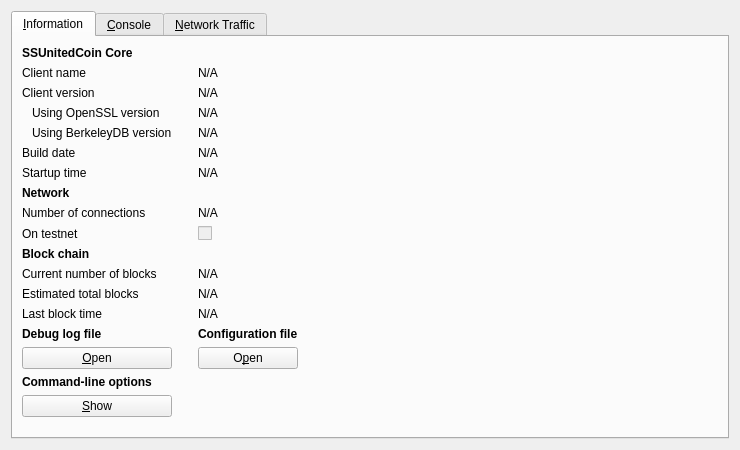
<?xml version="1.0" encoding="UTF-8"?>
<ui version="4.0">
 <class>RPCConsole</class>
 <widget class="QWidget" name="RPCConsole">
  <property name="geometry">
   <rect>
    <x>0</x>
    <y>0</y>
    <width>740</width>
    <height>450</height>
   </rect>
  </property>
  <property name="windowTitle">
   <string>SSUnitedCoin - Debug window</string>
  </property>
  <layout class="QVBoxLayout" name="verticalLayout_2">
   <item>
    <widget class="QTabWidget" name="tabWidget">
     <property name="currentIndex">
      <number>0</number>
     </property>
     <widget class="QWidget" name="tab_info">
      <attribute name="title">
       <string>&amp;Information</string>
      </attribute>
      <layout class="QGridLayout" name="gridLayout">
       <item row="15" column="2">
        <widget class="QLabel" name="labelConfigfile">
         <property name="font">
          <font>
           <weight>75</weight>
           <bold>true</bold>
          </font>
         </property>
         <property name="text">
          <string>Configuration file</string>
         </property>
        </widget>
       </item>
       <item row="13" column="2">
        <widget class="QLabel" name="lastBlockTime">
         <property name="cursor">
          <cursorShape>IBeamCursor</cursorShape>
         </property>
         <property name="text">
          <string>N/A</string>
         </property>
         <property name="textFormat">
          <enum>Qt::PlainText</enum>
         </property>
         <property name="textInteractionFlags">
          <set>Qt::LinksAccessibleByMouse|Qt::TextSelectableByKeyboard|Qt::TextSelectableByMouse</set>
         </property>
        </widget>
       </item>
       <item row="11" column="0">
        <widget class="QLabel" name="label_3">
         <property name="text">
          <string>Current number of blocks</string>
         </property>
        </widget>
       </item>
       <item row="11" column="2">
        <widget class="QLabel" name="numberOfBlocks">
         <property name="cursor">
          <cursorShape>IBeamCursor</cursorShape>
         </property>
         <property name="text">
          <string>N/A</string>
         </property>
         <property name="textFormat">
          <enum>Qt::PlainText</enum>
         </property>
         <property name="textInteractionFlags">
          <set>Qt::LinksAccessibleByMouse|Qt::TextSelectableByKeyboard|Qt::TextSelectableByMouse</set>
         </property>
        </widget>
       </item>
       <item row="17" column="0">
        <widget class="QLabel" name="labelCLOptions">
         <property name="font">
          <font>
           <weight>75</weight>
           <bold>true</bold>
          </font>
         </property>
         <property name="text">
          <string>Command-line options</string>
         </property>
        </widget>
       </item>
       <item row="16" column="0">
        <widget class="QPushButton" name="openDebugLogfileButton">
         <property name="toolTip">
          <string>Open the SSUnitedCoin debug log file from the current data directory. This can take a few seconds for large log files.</string>
         </property>
         <property name="text">
          <string>&amp;Open</string>
         </property>
         <property name="autoDefault">
          <bool>false</bool>
         </property>
        </widget>
       </item>
       <item row="15" column="0">
        <widget class="QLabel" name="labelDebugLogfile">
         <property name="font">
          <font>
           <weight>75</weight>
           <bold>true</bold>
          </font>
         </property>
         <property name="text">
          <string>Debug log file</string>
         </property>
        </widget>
       </item>
       <item row="18" column="3" rowspan="2">
        <spacer name="horizontalSpacer">
         <property name="orientation">
          <enum>Qt::Horizontal</enum>
         </property>
         <property name="sizeHint" stdset="0">
          <size>
           <width>404</width>
           <height>20</height>
          </size>
         </property>
        </spacer>
       </item>
       <item row="19" column="1">
        <spacer name="verticalSpacer">
         <property name="orientation">
          <enum>Qt::Vertical</enum>
         </property>
         <property name="sizeHint" stdset="0">
          <size>
           <width>20</width>
           <height>40</height>
          </size>
         </property>
        </spacer>
       </item>
       <item row="18" column="0">
        <widget class="QPushButton" name="showCLOptionsButton">
         <property name="toolTip">
          <string>Show the SSUnitedCoin-Qt help message to get a list with possible SSUnitedCoin command-line options.</string>
         </property>
         <property name="text">
          <string>&amp;Show</string>
         </property>
         <property name="autoDefault">
          <bool>false</bool>
         </property>
        </widget>
       </item>
       <item row="13" column="0">
        <widget class="QLabel" name="label_2">
         <property name="text">
          <string>Last block time</string>
         </property>
        </widget>
       </item>
       <item row="7" column="0">
        <widget class="QLabel" name="label_11">
         <property name="font">
          <font>
           <weight>75</weight>
           <bold>true</bold>
          </font>
         </property>
         <property name="text">
          <string>Network</string>
         </property>
        </widget>
       </item>
       <item row="6" column="2">
        <widget class="QLabel" name="startupTime">
         <property name="cursor">
          <cursorShape>IBeamCursor</cursorShape>
         </property>
         <property name="text">
          <string>N/A</string>
         </property>
         <property name="textFormat">
          <enum>Qt::PlainText</enum>
         </property>
         <property name="textInteractionFlags">
          <set>Qt::LinksAccessibleByMouse|Qt::TextSelectableByKeyboard|Qt::TextSelectableByMouse</set>
         </property>
        </widget>
       </item>
       <item row="6" column="0">
        <widget class="QLabel" name="label_13">
         <property name="text">
          <string>Startup time</string>
         </property>
        </widget>
       </item>
       <item row="9" column="0">
        <widget class="QLabel" name="label_8">
         <property name="text">
          <string>On testnet</string>
         </property>
        </widget>
       </item>
       <item row="8" column="2">
        <widget class="QLabel" name="numberOfConnections">
         <property name="cursor">
          <cursorShape>IBeamCursor</cursorShape>
         </property>
         <property name="text">
          <string>N/A</string>
         </property>
         <property name="textFormat">
          <enum>Qt::PlainText</enum>
         </property>
         <property name="textInteractionFlags">
          <set>Qt::LinksAccessibleByMouse|Qt::TextSelectableByKeyboard|Qt::TextSelectableByMouse</set>
         </property>
        </widget>
       </item>
       <item row="8" column="0">
        <widget class="QLabel" name="label_7">
         <property name="text">
          <string>Number of connections</string>
         </property>
        </widget>
       </item>
       <item row="10" column="0">
        <widget class="QLabel" name="label_10">
         <property name="font">
          <font>
           <weight>75</weight>
           <bold>true</bold>
          </font>
         </property>
         <property name="text">
          <string>Block chain</string>
         </property>
        </widget>
       </item>
       <item row="9" column="2">
        <widget class="QCheckBox" name="isTestNet">
         <property name="enabled">
          <bool>false</bool>
         </property>
         <property name="text">
          <string/>
         </property>
        </widget>
       </item>
       <item row="12" column="0">
        <widget class="QLabel" name="label_4">
         <property name="text">
          <string>Estimated total blocks</string>
         </property>
        </widget>
       </item>
       <item row="12" column="2">
        <widget class="QLabel" name="totalBlocks">
         <property name="cursor">
          <cursorShape>IBeamCursor</cursorShape>
         </property>
         <property name="text">
          <string>N/A</string>
         </property>
         <property name="textFormat">
          <enum>Qt::PlainText</enum>
         </property>
         <property name="textInteractionFlags">
          <set>Qt::LinksAccessibleByMouse|Qt::TextSelectableByKeyboard|Qt::TextSelectableByMouse</set>
         </property>
        </widget>
       </item>
       <item row="2" column="2">
        <widget class="QLabel" name="clientVersion">
         <property name="cursor">
          <cursorShape>IBeamCursor</cursorShape>
         </property>
         <property name="text">
          <string>N/A</string>
         </property>
         <property name="textFormat">
          <enum>Qt::PlainText</enum>
         </property>
         <property name="textInteractionFlags">
          <set>Qt::LinksAccessibleByMouse|Qt::TextSelectableByKeyboard|Qt::TextSelectableByMouse</set>
         </property>
        </widget>
       </item>
       <item row="4" column="0">
        <widget class="QLabel" name="label_berkeleyDBVersion">
         <property name="text">
          <string>Using BerkeleyDB version</string>
         </property>
         <property name="indent">
          <number>10</number>
         </property>
        </widget>
       </item>
       <item row="3" column="0">
        <widget class="QLabel" name="label_14">
         <property name="text">
          <string>Using OpenSSL version</string>
         </property>
         <property name="indent">
          <number>10</number>
         </property>
        </widget>
       </item>
       <item row="3" column="2">
        <widget class="QLabel" name="openSSLVersion">
         <property name="cursor">
          <cursorShape>IBeamCursor</cursorShape>
         </property>
         <property name="text">
          <string>N/A</string>
         </property>
         <property name="textFormat">
          <enum>Qt::PlainText</enum>
         </property>
         <property name="textInteractionFlags">
          <set>Qt::LinksAccessibleByMouse|Qt::TextSelectableByKeyboard|Qt::TextSelectableByMouse</set>
         </property>
        </widget>
       </item>
       <item row="4" column="2">
        <widget class="QLabel" name="berkeleyDBVersion">
         <property name="cursor">
          <cursorShape>IBeamCursor</cursorShape>
         </property>
         <property name="text">
          <string>N/A</string>
         </property>
         <property name="textFormat">
          <enum>Qt::PlainText</enum>
         </property>
         <property name="textInteractionFlags">
          <set>Qt::LinksAccessibleByMouse|Qt::TextSelectableByKeyboard|Qt::TextSelectableByMouse</set>
         </property>
        </widget>
       </item>
       <item row="5" column="0">
        <widget class="QLabel" name="label_12">
         <property name="text">
          <string>Build date</string>
         </property>
        </widget>
       </item>
       <item row="5" column="2">
        <widget class="QLabel" name="buildDate">
         <property name="cursor">
          <cursorShape>IBeamCursor</cursorShape>
         </property>
         <property name="text">
          <string>N/A</string>
         </property>
         <property name="textFormat">
          <enum>Qt::PlainText</enum>
         </property>
         <property name="textInteractionFlags">
          <set>Qt::LinksAccessibleByMouse|Qt::TextSelectableByKeyboard|Qt::TextSelectableByMouse</set>
         </property>
        </widget>
       </item>
       <item row="2" column="0">
        <widget class="QLabel" name="label_6">
         <property name="text">
          <string>Client version</string>
         </property>
        </widget>
       </item>
       <item row="0" column="0">
        <widget class="QLabel" name="label_9">
         <property name="font">
          <font>
           <weight>75</weight>
           <bold>true</bold>
          </font>
         </property>
         <property name="text">
          <string>SSUnitedCoin Core</string>
         </property>
        </widget>
       </item>
       <item row="1" column="2">
        <widget class="QLabel" name="clientName">
         <property name="cursor">
          <cursorShape>IBeamCursor</cursorShape>
         </property>
         <property name="text">
          <string>N/A</string>
         </property>
         <property name="textFormat">
          <enum>Qt::PlainText</enum>
         </property>
         <property name="textInteractionFlags">
          <set>Qt::LinksAccessibleByMouse|Qt::TextSelectableByKeyboard|Qt::TextSelectableByMouse</set>
         </property>
        </widget>
       </item>
       <item row="1" column="0">
        <widget class="QLabel" name="label_5">
         <property name="text">
          <string>Client name</string>
         </property>
        </widget>
       </item>
       <item row="14" column="2">
        <spacer name="verticalSpacer_2">
         <property name="orientation">
          <enum>Qt::Vertical</enum>
         </property>
         <property name="sizeHint" stdset="0">
          <size>
           <width>20</width>
           <height>20</height>
          </size>
         </property>
        </spacer>
       </item>
       <item row="16" column="2">
        <widget class="QPushButton" name="openConfigurationfileButton">
         <property name="toolTip">
          <string>Open the SSUnitedCoin configuration file from the current data directory.</string>
         </property>
         <property name="text">
          <string>O&amp;pen</string>
         </property>
         <property name="autoDefault">
          <bool>false</bool>
         </property>
        </widget>
       </item>
      </layout>
     </widget>
     <widget class="QWidget" name="tab_console">
      <attribute name="title">
       <string>&amp;Console</string>
      </attribute>
      <layout class="QVBoxLayout" name="verticalLayout_3">
       <property name="spacing">
        <number>3</number>
       </property>
       <item>
        <widget class="QTextEdit" name="messagesWidget">
         <property name="minimumSize">
          <size>
           <width>0</width>
           <height>100</height>
          </size>
         </property>
         <property name="readOnly">
          <bool>true</bool>
         </property>
         <property name="tabKeyNavigation" stdset="0">
          <bool>false</bool>
         </property>
         <property name="columnCount" stdset="0">
          <number>2</number>
         </property>
        </widget>
       </item>
       <item>
        <layout class="QHBoxLayout" name="horizontalLayout">
         <property name="spacing">
          <number>3</number>
         </property>
         <item>
          <widget class="QLabel" name="label">
           <property name="text">
            <string notr="true">&gt;</string>
           </property>
          </widget>
         </item>
         <item>
          <widget class="QLineEdit" name="lineEdit"/>
         </item>
         <item>
          <widget class="QPushButton" name="clearButton">
           <property name="maximumSize">
            <size>
             <width>24</width>
             <height>24</height>
            </size>
           </property>
           <property name="toolTip">
            <string>Clear console</string>
           </property>
           <property name="text">
            <string/>
           </property>
           <property name="icon">
            <iconset resource="../bitcoin.qrc">
             <normaloff>:/icons/remove</normaloff>:/icons/remove</iconset>
           </property>
           <property name="shortcut">
            <string notr="true">Ctrl+L</string>
           </property>
           <property name="autoDefault">
            <bool>false</bool>
           </property>
          </widget>
         </item>
        </layout>
       </item>
      </layout>
     </widget>
     <widget class="QWidget" name="tab_nettraffic">
      <attribute name="title">
       <string>&amp;Network Traffic</string>
      </attribute>
      <layout class="QHBoxLayout" name="horizontalLayout_3">
       <item>
        <layout class="QVBoxLayout" name="verticalLayout_4">
         <item>
          <widget class="TrafficGraphWidget" name="trafficGraph" native="true">
           <property name="sizePolicy">
            <sizepolicy hsizetype="Expanding" vsizetype="Expanding">
             <horstretch>0</horstretch>
             <verstretch>0</verstretch>
            </sizepolicy>
           </property>
          </widget>
         </item>
         <item>
          <layout class="QHBoxLayout" name="horizontalLayout_2">
           <item>
            <widget class="QSlider" name="sldGraphRange">
             <property name="minimum">
              <number>1</number>
             </property>
             <property name="maximum">
              <number>288</number>
             </property>
             <property name="pageStep">
              <number>12</number>
             </property>
             <property name="value">
              <number>6</number>
             </property>
             <property name="orientation">
              <enum>Qt::Horizontal</enum>
             </property>
            </widget>
           </item>
           <item>
            <widget class="QLabel" name="lblGraphRange">
             <property name="minimumSize">
              <size>
               <width>100</width>
               <height>0</height>
              </size>
             </property>
             <property name="alignment">
              <set>Qt::AlignCenter</set>
             </property>
            </widget>
           </item>
           <item>
            <widget class="QPushButton" name="btnClearTrafficGraph">
             <property name="text">
              <string>&amp;Clear</string>
             </property>
             <property name="autoDefault">
              <bool>false</bool>
             </property>
            </widget>
           </item>
          </layout>
         </item>
        </layout>
       </item>
       <item>
        <layout class="QVBoxLayout" name="verticalLayout">
         <item>
          <widget class="QGroupBox" name="groupBox">
           <property name="title">
            <string>Totals</string>
           </property>
           <layout class="QVBoxLayout" name="verticalLayout_5">
            <item>
             <layout class="QHBoxLayout" name="horizontalLayout_4">
              <item>
               <widget class="Line" name="line">
                <property name="sizePolicy">
                 <sizepolicy hsizetype="Fixed" vsizetype="Fixed">
                  <horstretch>0</horstretch>
                  <verstretch>0</verstretch>
                 </sizepolicy>
                </property>
                <property name="minimumSize">
                 <size>
                  <width>10</width>
                  <height>0</height>
                 </size>
                </property>
                <property name="palette">
                 <palette>
                  <active>
                   <colorrole role="Light">
                    <brush brushstyle="SolidPattern">
                     <color alpha="255">
                      <red>0</red>
                      <green>255</green>
                      <blue>0</blue>
                     </color>
                    </brush>
                   </colorrole>
                  </active>
                  <inactive>
                   <colorrole role="Light">
                    <brush brushstyle="SolidPattern">
                     <color alpha="255">
                      <red>0</red>
                      <green>255</green>
                      <blue>0</blue>
                     </color>
                    </brush>
                   </colorrole>
                  </inactive>
                  <disabled>
                   <colorrole role="Light">
                    <brush brushstyle="SolidPattern">
                     <color alpha="255">
                      <red>0</red>
                      <green>255</green>
                      <blue>0</blue>
                     </color>
                    </brush>
                   </colorrole>
                  </disabled>
                 </palette>
                </property>
                <property name="orientation">
                 <enum>Qt::Horizontal</enum>
                </property>
               </widget>
              </item>
              <item>
               <widget class="QLabel" name="label_16">
                <property name="text">
                 <string>Received:</string>
                </property>
               </widget>
              </item>
              <item>
               <widget class="QLabel" name="lblBytesIn">
                <property name="minimumSize">
                 <size>
                  <width>50</width>
                  <height>0</height>
                 </size>
                </property>
                <property name="alignment">
                 <set>Qt::AlignRight|Qt::AlignTrailing|Qt::AlignVCenter</set>
                </property>
               </widget>
              </item>
             </layout>
            </item>
            <item>
             <layout class="QHBoxLayout" name="horizontalLayout_5">
              <item>
               <widget class="Line" name="line_2">
                <property name="sizePolicy">
                 <sizepolicy hsizetype="Fixed" vsizetype="Fixed">
                  <horstretch>0</horstretch>
                  <verstretch>0</verstretch>
                 </sizepolicy>
                </property>
                <property name="minimumSize">
                 <size>
                  <width>10</width>
                  <height>0</height>
                 </size>
                </property>
                <property name="palette">
                 <palette>
                  <active>
                   <colorrole role="Light">
                    <brush brushstyle="SolidPattern">
                     <color alpha="255">
                      <red>255</red>
                      <green>0</green>
                      <blue>0</blue>
                     </color>
                    </brush>
                   </colorrole>
                  </active>
                  <inactive>
                   <colorrole role="Light">
                    <brush brushstyle="SolidPattern">
                     <color alpha="255">
                      <red>255</red>
                      <green>0</green>
                      <blue>0</blue>
                     </color>
                    </brush>
                   </colorrole>
                  </inactive>
                  <disabled>
                   <colorrole role="Light">
                    <brush brushstyle="SolidPattern">
                     <color alpha="255">
                      <red>255</red>
                      <green>0</green>
                      <blue>0</blue>
                     </color>
                    </brush>
                   </colorrole>
                  </disabled>
                 </palette>
                </property>
                <property name="orientation">
                 <enum>Qt::Horizontal</enum>
                </property>
               </widget>
              </item>
              <item>
               <widget class="QLabel" name="label_17">
                <property name="text">
                 <string>Sent:</string>
                </property>
               </widget>
              </item>
              <item>
               <widget class="QLabel" name="lblBytesOut">
                <property name="minimumSize">
                 <size>
                  <width>50</width>
                  <height>0</height>
                 </size>
                </property>
                <property name="alignment">
                 <set>Qt::AlignRight|Qt::AlignTrailing|Qt::AlignVCenter</set>
                </property>
               </widget>
              </item>
             </layout>
            </item>
            <item>
             <spacer name="verticalSpacer_4">
              <property name="orientation">
               <enum>Qt::Vertical</enum>
              </property>
              <property name="sizeHint" stdset="0">
               <size>
                <width>20</width>
                <height>407</height>
               </size>
              </property>
             </spacer>
            </item>
           </layout>
          </widget>
         </item>
        </layout>
       </item>
      </layout>
     </widget>
    </widget>
   </item>
  </layout>
 </widget>
 <customwidgets>
  <customwidget>
   <class>TrafficGraphWidget</class>
   <extends>QWidget</extends>
   <header>trafficgraphwidget.h</header>
   <container>1</container>
   <slots>
    <slot>clear()</slot>
   </slots>
  </customwidget>
 </customwidgets>
 <resources>
  <include location="../bitcoin.qrc"/>
 </resources>
 <connections/>
</ui>
